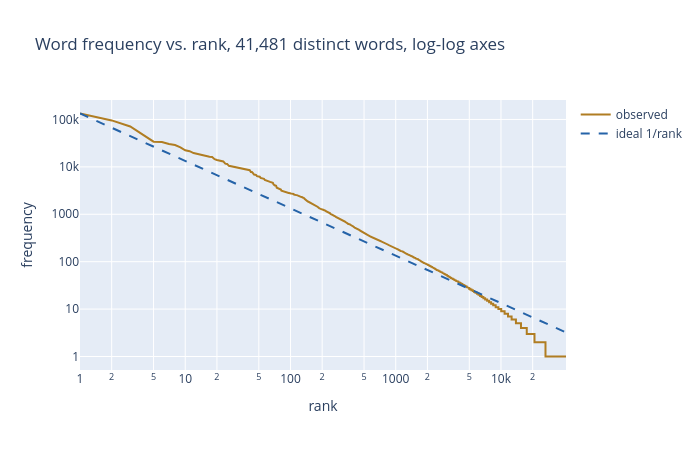

Source (notebook cell):
### Markdown cell above
**Idea -- rank them and look on a log-log scale.** Sort every word by how often it occurs, most common first. Zipf's Law claims frequency is roughly inversely proportional to rank: the second most common word occurs about half as often as the first, the third about a third as often, and so on. On ordinary axes that curve is an uninformative near-vertical drop. On log-log axes, an inverse-proportion relationship becomes a straight line, so plot the real data against an idealised $1/\text{rank}$ reference line and see how closely they track.

### Code cell
ranked = vocab_counts.most_common()
freqs = np.array([c for _, c in ranked], dtype=float)
ranks = np.arange(1, len(freqs) + 1)
ideal = freqs[0] / ranks  # the idealised 1/rank law, anchored at the top word's count

fig = go.Figure()
fig.add_trace(go.Scatter(x=ranks, y=freqs, mode="lines", name="observed",
                          line=dict(color=GOLD, width=2)))
fig.add_trace(go.Scatter(x=ranks, y=ideal, mode="lines", name="ideal 1/rank",
                          line=dict(color=BLUE, width=2, dash="dash")))
fig.update_layout(title="Word frequency vs. rank, 41,481 distinct words, log-log axes",
                   xaxis_title="rank", yaxis_title="frequency",
                   xaxis_type="log", yaxis_type="log", width=700, height=450)
fig.show()

# Fit the log-log slope over the first 5,000 ranks (the tail gets noisy one-off words)
N = 5000
slope, intercept = np.polyfit(np.log10(ranks[:N]), np.log10(freqs[:N]), 1)
print(f"fitted log-log slope over the first {N} ranks: {slope:.3f}  (Zipf's ideal is -1.0)")

hapax = sum(1 for c in vocab_counts.values() if c == 1)
print(f"hapax legomena (words seen exactly once): {hapax:,} "
      f"= {hapax / len(vocab_counts):.1%} of the vocabulary, "
      f"but only {hapax / len(tokens):.2%} of all tokens")

### Figure 1 — Plotly figure (JSON) as saved in the notebook; plotly's stock layout.template omitted (floating-point values rounded to 4 significant figures; data arrays with more than 128 entries replaced by an {"elided": "..."} marker saying what was removed)
{"data": [{"line": {"color": "#b07d22", "width": 2}, "mode": "lines", "name": "observed", "type": "scatter", "x": {"elided": "41481 int values"}, "y": {"elided": "41481 float values"}}, {"line": {"color": "#2563a8", "dash": "dash", "width": 2}, "mode": "lines", "name": "ideal 1/rank", "type": "scatter", "x": {"elided": "41481 int values"}, "y": {"elided": "41481 float values"}}], "layout": {"height": 450, "title": {"text": "Word frequency vs. rank, 41,481 distinct words, log-log axes"}, "width": 700, "xaxis": {"title": {"text": "rank"}, "type": "log"}, "yaxis": {"title": {"text": "frequency"}, "type": "log"}}}
